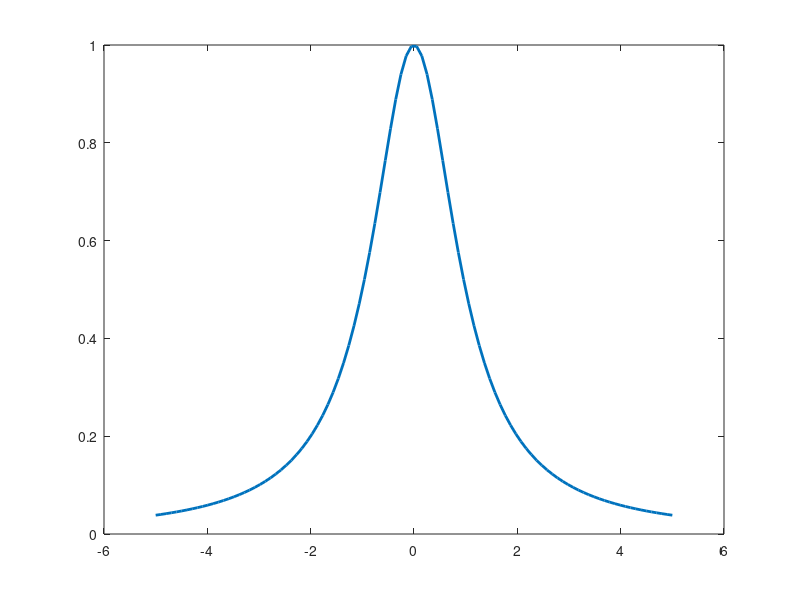

This figure's MATLAB source: (Note: this script raises an error after producing the figure.)
function [] = main()
addpath('./util')
%% Description
% interpolate f(x)=1/(1+x^2), x \in [-5,5] by order 10 Lagrange polynomial
% with two different set of sample points
% 1. equally spaced points
% 2. zero points of order 11 Chebyshev polynomial

%% ground truth
x = linspace(-5,5);
y = f(x);
plot(x,y,'linewidth',2)
hold on

%% equally spaced points
xs1 = -5:1:5;
ys1 = f(xs1);
y_lagrange = lagrange(x, xs1, ys1);
plot(x, y_lagrange, '--','linewidth',2)
hold on

%% hermite
[fs, xs] = hermite_preprocess(xs1, @f, @df);
y_hermite = hermite(fs,xs,x);
plot(x,y_hermite,'linewidth',2)
hold on

%% zero points of order 11 Chebyshev polynomial
xs2 = 5*zero_point_of_chebyshev(11, 1:11);
ys2 = f(xs2);
y_chebyshev = lagrange(x, xs2, ys2);
plot(x, y_chebyshev, '-.m','linewidth',2)
hold off

l = legend('ground truth', 'equally spaced', 'hermite' ,'chebyshev');
%title('Lagrange Interpolation of $f(x)=\frac{1}{1+x^2}, x \in [-5, 5]$','Interpreter','LaTex', 'fontsize', 30);
set(l,'Fontsize',30, 'box', 'off');
end

function [y] = f(x)
y = zeros(1, length(x));
for n=1:length(x)
    curr = x(n);
    y(n) = 1./(1.+curr^2);
end
end

function [y] = df(x)
y = zeros(1, length(x));
for n=1:length(x)
    curr = x(n);
    y(n) = (-1.)*(2.*curr)/(1.+curr^2)^2;
end
end

function [res] = zero_point_of_chebyshev(n, i)
assert(all(i<=n), ['order n chebyshev polynomial has only n zero point'])
res = zeros(1, length(i));
for k=1:length(i)
    curr = i(k);
    res(k) = cos(((2*curr-1)*pi)/(2*n));
end
end